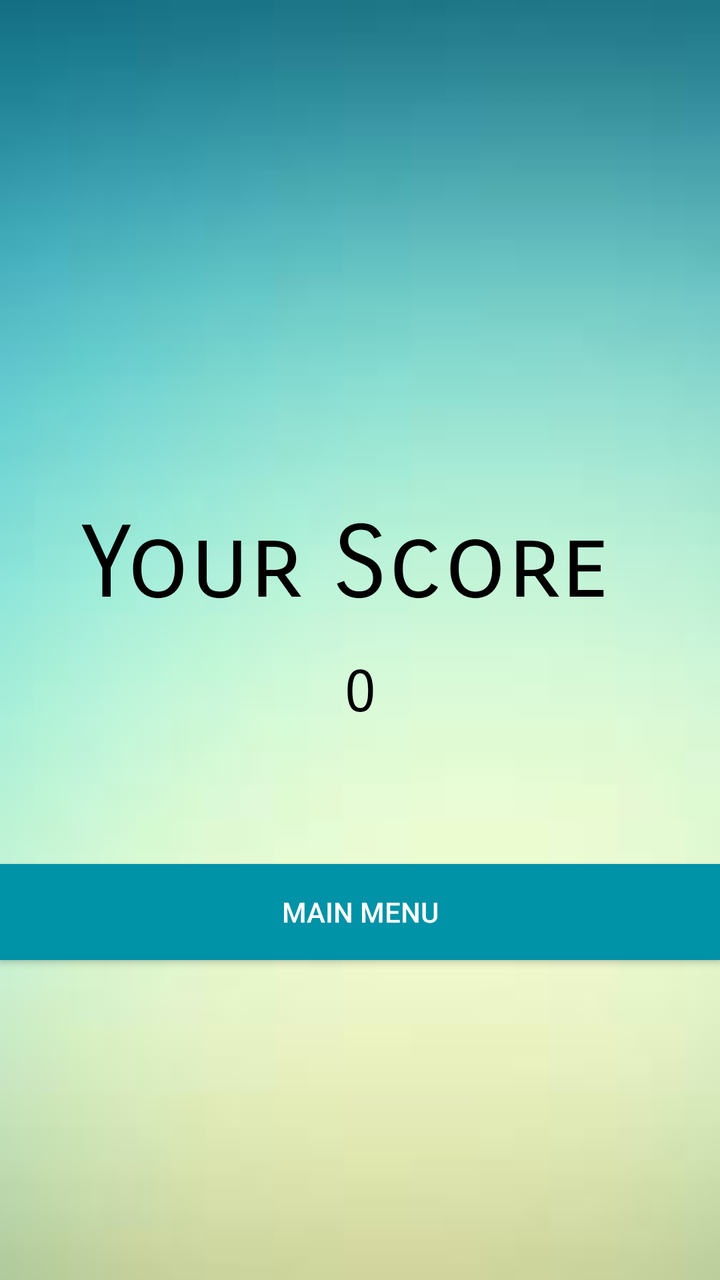
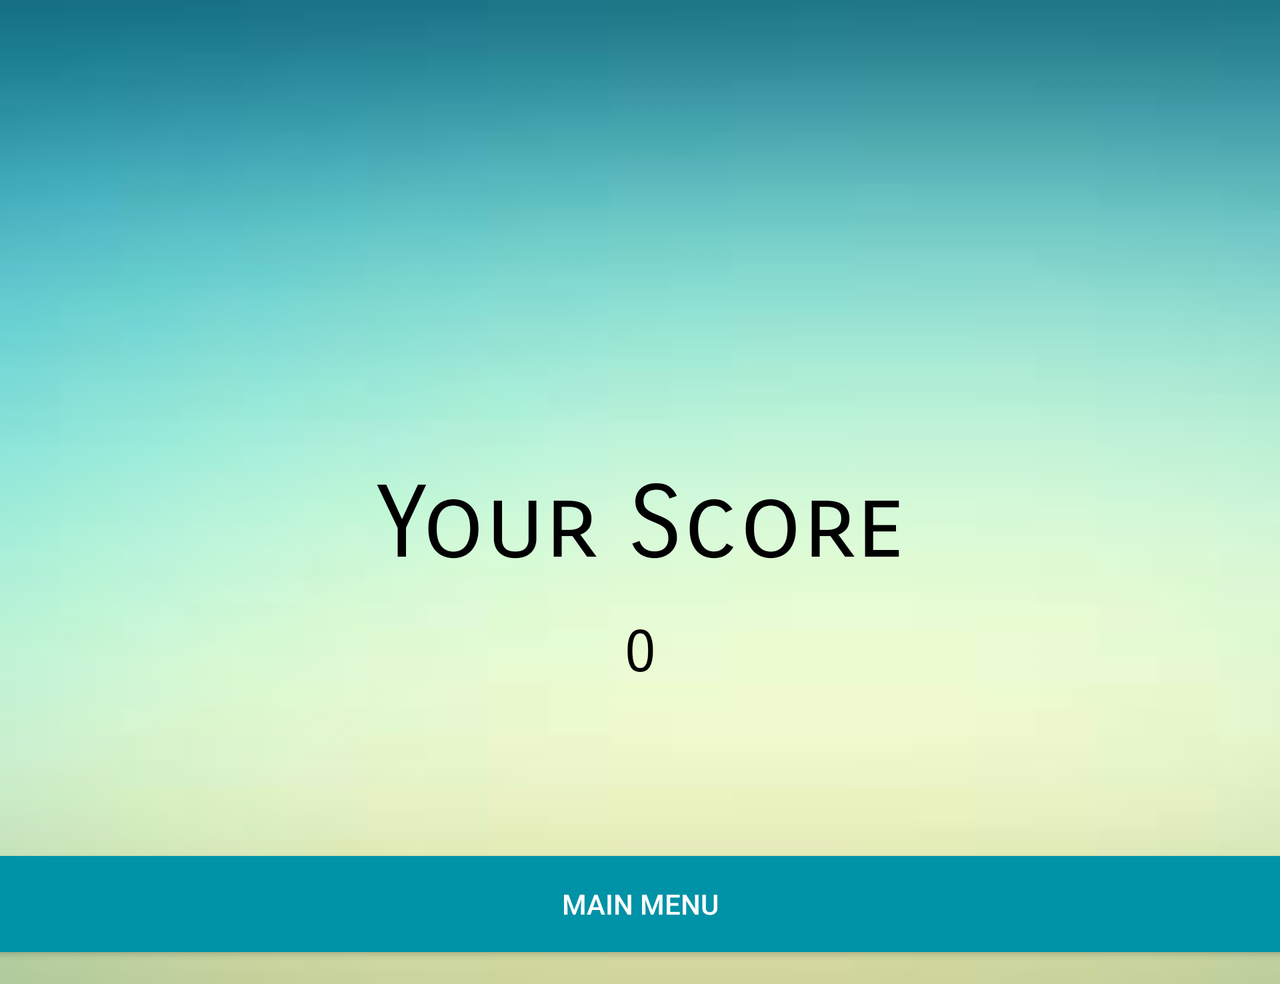

Compare how this app lays out the same screen by default and in its alternative resource folder. The renders come first, then the two layout files and the values they reference.
<!-- AndroidManifest.xml: application theme AppTheme -->
<!-- res/layout/activity_results.xml -->
<?xml version="1.0" encoding="utf-8"?>
<LinearLayout xmlns:android="http://schemas.android.com/apk/res/android"
    xmlns:app="http://schemas.android.com/apk/res-auto"
    xmlns:tools="http://schemas.android.com/tools"
    android:layout_width="match_parent"
    android:layout_height="match_parent"
    android:background="@drawable/background_app"
    tools:context="com.example.codetribe.abcquiz.QustionActivity"
    android:orientation="vertical">


    <LinearLayout
        android:layout_width="match_parent"
        android:layout_height="match_parent"

        android:weightSum="1"
        android:orientation="vertical">

        <ImageView
            android:layout_width="match_parent"
            android:layout_height="226dp"
            android:scaleType="centerCrop"
            app:srcCompat="@drawable/congrats"
            android:layout_marginBottom="10dp"/>


        <TextView
            android:id="@+id/score"
            android:layout_width="match_parent"
            android:layout_height="wrap_content"
            android:layout_gravity="center_horizontal"
            android:fontFamily="sans-serif-smallcaps"
            android:padding="16dp"
            android:text="Your Score "
            android:textAlignment="center"
            android:textColor="#000"
            android:textSize="50dp" />

        <TextView
            android:id="@+id/Number"
            android:layout_width="match_parent"
            android:layout_height="104dp"
            android:textAlignment="center"
            android:text="0"
            android:textAllCaps="true"
            android:fontFamily="sans-serif-smallcaps"
            android:textColor="#000"
            android:textSize="30dp" />


        <Button
            android:id="@+id/retake"
            android:layout_width="match_parent"
            android:layout_height="wrap_content"
            android:background="#0092a6"
            android:drawableRight="@mipmap/ic_main"
            android:text="Main Menu"
            android:onClick="Retake"
            android:textColor="#ffffff"
            android:layout_alignParentBottom="true"
            android:layout_centerHorizontal="true"/>
    </LinearLayout>
</LinearLayout>
<!-- resources referenced by this layout -->
<resources>
  <!-- drawable background_app: jpg bitmap (drawable, 1700 bytes) -->
  <style name="AppTheme" parent="Theme.AppCompat.Light">
          <item name="colorPrimary">#ff8</item>
          <item name="colorPrimaryDark">#ff81</item>
          <item name="colorAccent">#38c</item>
      </style>
</resources>
<!-- res/layout-land/activity_results.xml (the repository's variant of the layout above) -->
<!-- drawn on the phone turned sideways -->
<?xml version="1.0" encoding="utf-8"?>
<ScrollView xmlns:android="http://schemas.android.com/apk/res/android"
    xmlns:app="http://schemas.android.com/apk/res-auto"
    xmlns:tools="http://schemas.android.com/tools"
    android:layout_width="match_parent"
    android:layout_height="match_parent"
    android:background="@drawable/background_app"
    tools:context="com.example.codetribe.abcquiz.QustionActivity"
    android:orientation="vertical">


    <LinearLayout
        android:layout_width="match_parent"
        android:layout_height="match_parent"

        android:weightSum="1"
        android:orientation="vertical">

        <ImageView
            android:layout_width="match_parent"
            android:layout_height="206dp"
            android:scaleType="centerCrop"
            app:srcCompat="@drawable/congrats"
            android:layout_marginBottom="10dp"/>


        <TextView
            android:id="@+id/score"
            android:layout_width="match_parent"
            android:layout_height="wrap_content"
            android:layout_gravity="center_horizontal"
            android:fontFamily="sans-serif-smallcaps"
            android:padding="16dp"
            android:text="Your Score"
            android:textAlignment="center"
            android:textColor="#000"
            android:textSize="50dp" />

        <TextView
            android:id="@+id/Number"
            android:layout_width="match_parent"
            android:layout_height="104dp"
            android:textAlignment="center"
            android:text="0"
            android:textAllCaps="true"
            android:fontFamily="sans-serif-smallcaps"
            android:textColor="#000"
            android:textSize="30dp" />


        <Button
            android:id="@+id/retake"
            android:layout_width="match_parent"
            android:layout_height="wrap_content"
            android:layout_marginBottom="16dp"
            android:layout_marginTop="16dp"
            android:layout_weight="1"
            android:background="#0092a6"
            android:drawableRight="@mipmap/ic_main"
            android:text="Main Menu"
            android:onClick="Retake"
            android:textColor="#ffffff"
            android:layout_alignParentBottom="true"
            android:layout_centerHorizontal="true"/>
    </LinearLayout>
</ScrollView>
